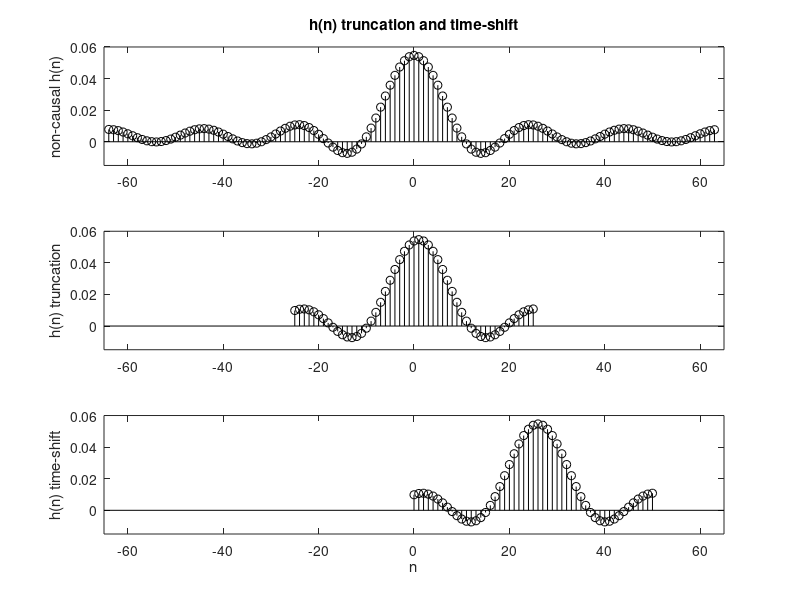

Source code (MATLAB):
% Truncation and time shift
N=7;
H=[ones(N,1);zeros(128-N,1);zeros(128-N,1);ones(N,1)]'; %points of H(w) of ideal filter
h1=ifft(H,128); %inverse Fourier transform
h=ifftshift(h1); %compose symmetrical plot
h=real(h);

subplot(3,1,1);
n=-64:1:63; %number of plotted h(n)terms
stem(n,h,'k'); %plots h(n)
axis([-65 65 -0.015 0.06]);
ylabel('non-causal h(n)'); title('h(n) truncation and time-shift');

subplot(3,1,2);
n=-25:1:25; %number of truncated ht(n)terms
ht=h((64-25):(64+25)); %truncation of h(n)
stem(n,real(ht),'k'); %plots ht(n)
axis([-65 65 -0.015 0.06]);
ylabel('h(n) truncation');

subplot(3,1,3);
n=0:1:50; %time-shift of 25 samples
hf=ht;
stem(n,real(hf),'k'); %plots hf(n)
axis([-65 65 -0.015 0.06]);
ylabel('h(n) time-shift'); xlabel('n');
